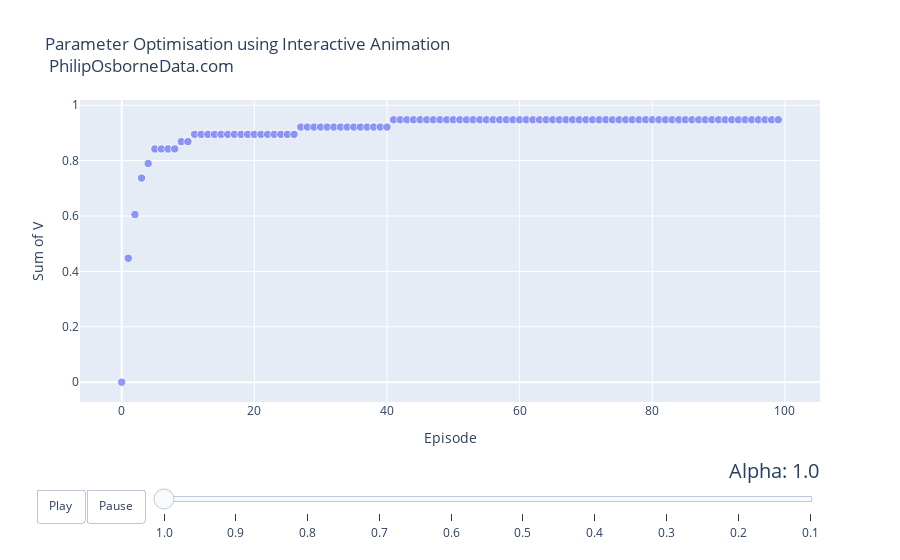

The notebook cell this image was saved under:
### Code cell
%matplotlib inline

dataset = VforInteractiveGraphA3

continents = []
for continent in dataset['continent']:
    if continent not in continents:
        continents.append(continent)
# make figure
figure = {
    'data': [],
    'layout': {},
    'frames': []
}

# fill in most of layout
figure['layout']['title'] = "Parameter Optimisation using Interactive Animation <br> PhilipOsborneData.com"
figure['layout']['xaxis'] = {'title': 'Episode'}
figure['layout']['yaxis'] = {'title': 'Sum of V', 'type': 'linear'}
figure['layout']['hovermode'] = 'closest'
figure['layout']['sliders'] = {
    'args': [
        'transition', {
            'duration': 400,
            'easing': 'cubic-in-out'
        }
    ],
    'initialValue': '1952',
    'plotlycommand': 'animate',
    'values': years,
    'visible': True
}
figure['layout']['updatemenus'] = [
    {
        'buttons': [
            {
                'args': [None, {'frame': {'duration': 500, 'redraw': False},
                         'fromcurrent': True, 'transition': {'duration': 300, 'easing': 'quadratic-in-out'}}],
                'label': 'Play',
                'method': 'animate'
            },
            {
                'args': [[None], {'frame': {'duration': 0, 'redraw': False}, 'mode': 'immediate',
                'transition': {'duration': 0}}],
                'label': 'Pause',
                'method': 'animate'
            }
        ],
        'direction': 'left',
        'pad': {'r': 10, 't': 87},
        'showactive': False,
        'type': 'buttons',
        'x': 0.1,
        'xanchor': 'right',
        'y': 0,
        'yanchor': 'top'
    }
]

sliders_dict = {
    'active': 0,
    'yanchor': 'top',
    'xanchor': 'left',
    'currentvalue': {
        'font': {'size': 20},
        'prefix': 'Alpha: ',
        'visible': True,
        'xanchor': 'right'
    },
    'transition': {'duration': 300, 'easing': 'cubic-in-out'},
    'pad': {'b': 10, 't': 50},
    'len': 0.9,
    'x': 0.1,
    'y': 0,
    'steps': []
}

# make data
year = 1.0
for continent in continents:
    dataset_by_year = dataset[np.round(dataset['year'],1) == np.round(year,1)]
    dataset_by_year_and_cont = dataset_by_year[dataset_by_year['continent'] == continent]

    data_dict = {
        'x': list(dataset_by_year_and_cont['lifeExp']),
        'y': list(dataset_by_year_and_cont['gdpPercap']),
        'mode': 'markers',
        'text': list(dataset_by_year_and_cont['country']),
        'marker': {
            'sizemode': 'area',
            'sizeref': 200000,
            'size': list(dataset_by_year_and_cont['pop'])
        },
        'name': continent
    }
    figure['data'].append(data_dict)

# make frames
for year in years:
    frame = {'data': [], 'name': str(year)}
    for continent in continents:
        dataset_by_year = dataset[np.round(dataset['year'],1) == np.round(year,1)]
        dataset_by_year_and_cont = dataset_by_year[dataset_by_year['continent'] == continent]

        data_dict = {
            'x': list(dataset_by_year_and_cont['lifeExp']),
            'y': list(dataset_by_year_and_cont['gdpPercap']),
            'mode': 'markers',
            'text': list(dataset_by_year_and_cont['country']),
            'marker': {
                'sizemode': 'area',
                'sizeref': 200000,
                'size': list(dataset_by_year_and_cont['pop'])
            },
            'name': continent
        }
        frame['data'].append(data_dict)

    figure['frames'].append(frame)
    slider_step = {'args': [
        [year],
        {'frame': {'duration': 300, 'redraw': False},
         'mode': 'immediate',
       'transition': {'duration': 300}}
     ],
     'label': year,
     'method': 'animate'}
    sliders_dict['steps'].append(slider_step)


figure['layout']['sliders'] = [sliders_dict]

iplot(figure)
plt.show()

### Figure 1 — Plotly figure (JSON) as saved in the notebook; plotly's stock layout.template omitted (floating-point values rounded to 4 significant figures)
{"data": [{"marker": {"size": [7000000, 7000000, 7000000, 7000000, 7000000, 7000000, 7000000, 7000000, 7000000, 7000000, 7000000, 7000000, 7000000, 7000000, 7000000, 7000000, 7000000, 7000000, 7000000, 7000000, 7000000, 7000000, 7000000, 7000000, 7000000, 7000000, 7000000, 7000000, 7000000, 7000000, 7000000, 7000000, 7000000, 7000000, 7000000, 7000000, 7000000, 7000000, 7000000, 7000000, 7000000, 7000000, 7000000, 7000000, 7000000, 7000000, 7000000, 7000000, 7000000, 7000000, 7000000, 7000000, 7000000, 7000000, 7000000, 7000000, 7000000, 7000000, 7000000, 7000000, 7000000, 7000000, 7000000, 7000000, 7000000, 7000000, 7000000, 7000000, 7000000, 7000000, 7000000, 7000000, 7000000, 7000000, 7000000, 7000000, 7000000, 7000000, 7000000, 7000000, 7000000, 7000000, 7000000, 7000000, 7000000, 7000000, 7000000, 7000000, 7000000, 7000000, 7000000, 7000000, 7000000, 7000000, 7000000, 7000000, 7000000, 7000000, 7000000, 7000000], "sizemode": "area", "sizeref": 200000}, "mode": "markers", "name": "Test", "text": ["Test2", "Test2", "Test2", "Test2", "Test2", "Test2", "Test2", "Test2", "Test2", "Test2", "Test2", "Test2", "Test2", "Test2", "Test2", "Test2", "Test2", "Test2", "Test2", "Test2", "Test2", "Test2", "Test2", "Test2", "Test2", "Test2", "Test2", "Test2", "Test2", "Test2", "Test2", "Test2", "Test2", "Test2", "Test2", "Test2", "Test2", "Test2", "Test2", "Test2", "Test2", "Test2", "Test2", "Test2", "Test2", "Test2", "Test2", "Test2", "Test2", "Test2", "Test2", "Test2", "Test2", "Test2", "Test2", "Test2", "Test2", "Test2", "Test2", "Test2", "Test2", "Test2", "Test2", "Test2", "Test2", "Test2", "Test2", "Test2", "Test2", "Test2", "Test2", "Test2", "Test2", "Test2", "Test2", "Test2", "Test2", "Test2", "Test2", "Test2", "Test2", "Test2", "Test2", "Test2", "Test2", "Test2", "Test2", "Test2", "Test2", "Test2", "Test2", "Test2", "Test2", "Test2", "Test2", "Test2", "Test2", "Test2", "Test2", "Test2"], "type": "scatter", "x": [0, 1, 2, 3, 4, 5, 6, 7, 8, 9, 10, 11, 12, 13, 14, 15, 16, 17, 18, 19, 20, 21, 22, 23, 24, 25, 26, 27, 28, 29, 30, 31, 32, 33, 34, 35, 36, 37, 38, 39, 40, 41, 42, 43, 44, 45, 46, 47, 48, 49, 50, 51, 52, 53, 54, 55, 56, 57, 58, 59, 60, 61, 62, 63, 64, 65, 66, 67, 68, 69, 70, 71, 72, 73, 74, 75, 76, 77, 78, 79, 80, 81, 82, 83, 84, 85, 86, 87, 88, 89, 90, 91, 92, 93, 94, 95, 96, 97, 98, 99], "y": [0, 0.4474, 0.6053, 0.7368, 0.7895, 0.8421, 0.8421, 0.8421, 0.8421, 0.8684, 0.8684, 0.8947, 0.8947, 0.8947, 0.8947, 0.8947, 0.8947, 0.8947, 0.8947, 0.8947, 0.8947, 0.8947, 0.8947, 0.8947, 0.8947, 0.8947, 0.8947, 0.9211, 0.9211, 0.9211, 0.9211, 0.9211, 0.9211, 0.9211, 0.9211, 0.9211, 0.9211, 0.9211, 0.9211, 0.9211, 0.9211, 0.9474, 0.9474, 0.9474, 0.9474, 0.9474, 0.9474, 0.9474, 0.9474, 0.9474, 0.9474, 0.9474, 0.9474, 0.9474, 0.9474, 0.9474, 0.9474, 0.9474, 0.9474, 0.9474, 0.9474, 0.9474, 0.9474, 0.9474, 0.9474, 0.9474, 0.9474, 0.9474, 0.9474, 0.9474, 0.9474, 0.9474, 0.9474, 0.9474, 0.9474, 0.9474, 0.9474, 0.9474, 0.9474, 0.9474, 0.9474, 0.9474, 0.9474, 0.9474, 0.9474, 0.9474, 0.9474, 0.9474, 0.9474, 0.9474, 0.9474, 0.9474, 0.9474, 0.9474, 0.9474, 0.9474, 0.9474, 0.9474, 0.9474, 0.9474]}], "layout": {"hovermode": "closest", "sliders": [{"active": 0, "currentvalue": {"font": {"size": 20}, "prefix": "Alpha: ", "visible": true, "xanchor": "right"}, "len": 0.9, "pad": {"b": 10, "t": 50}, "steps": [{"args": [[1], {"frame": {"duration": 300, "redraw": false}, "mode": "immediate", "transition": {"duration": 300}}], "label": "1.0", "method": "animate"}, {"args": [[0.9], {"frame": {"duration": 300, "redraw": false}, "mode": "immediate", "transition": {"duration": 300}}], "label": "0.9", "method": "animate"}, {"args": [[0.8], {"frame": {"duration": 300, "redraw": false}, "mode": "immediate", "transition": {"duration": 300}}], "label": "0.8", "method": "animate"}, {"args": [[0.7], {"frame": {"duration": 300, "redraw": false}, "mode": "immediate", "transition": {"duration": 300}}], "label": "0.7", "method": "animate"}, {"args": [[0.6], {"frame": {"duration": 300, "redraw": false}, "mode": "immediate", "transition": {"duration": 300}}], "label": "0.6", "method": "animate"}, {"args": [[0.5], {"frame": {"duration": 300, "redraw": false}, "mode": "immediate", "transition": {"duration": 300}}], "label": "0.5", "method": "animate"}, {"args": [[0.4], {"frame": {"duration": 300, "redraw": false}, "mode": "immediate", "transition": {"duration": 300}}], "label": "0.4", "method": "animate"}, {"args": [[0.3], {"frame": {"duration": 300, "redraw": false}, "mode": "immediate", "transition": {"duration": 300}}], "label": "0.3", "method": "animate"}, {"args": [[0.2], {"frame": {"duration": 300, "redraw": false}, "mode": "immediate", "transition": {"duration": 300}}], "label": "0.2", "method": "animate"}, {"args": [[0.1], {"frame": {"duration": 300, "redraw": false}, "mode": "immediate", "transition": {"duration": 300}}], "label": "0.1", "method": "animate"}], "transition": {"duration": 300, "easing": "cubic-in-out"}, "x": 0.1, "xanchor": "left", "y": 0, "yanchor": "top"}], "title": {"text": "Parameter Optimisation using Interactive Animation <br> PhilipOsborneData.com"}, "updatemenus": [{"buttons": [{"args": [null, {"frame": {"duration": 500, "redraw": false}, "fromcurrent": true, "transition": {"duration": 300, "easing": "quadratic-in-out"}}], "label": "Play", "method": "animate"}, {"args": [[null], {"frame": {"duration": 0, "redraw": false}, "mode": "immediate", "transition": {"duration": 0}}], "label": "Pause", "method": "animate"}], "direction": "left", "pad": {"r": 10, "t": 87}, "showactive": false, "type": "buttons", "x": 0.1, "xanchor": "right", "y": 0, "yanchor": "top"}], "xaxis": {"title": {"text": "Episode"}}, "yaxis": {"title": {"text": "Sum of V"}, "type": "linear"}}}
